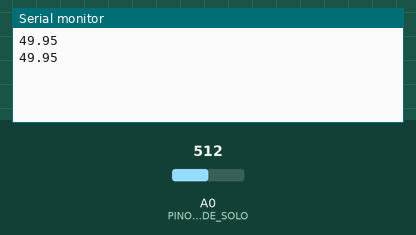
Recording of a sketch running on a simulated Arduino Uno, built with avr-gcc and run on an emulated ATmega328P. Parts: the last lines printed to the serial monitor. The test bench sets the inputs (shaded band); at power-on: A0 (PINO_SENSOR_UMIDADE_SOLO) = 512.

Above: at 1.8 s.
1.9 s: A0 (PINO_SENSOR_UMIDADE_SOLO) set to 716
At 2.5 s:
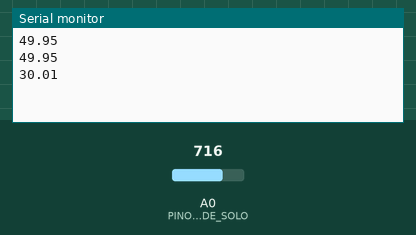
3.4 s: A0 (PINO_SENSOR_UMIDADE_SOLO) set to 900
At 4.8 s:
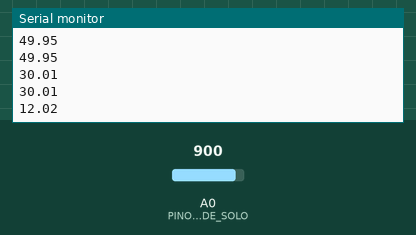
Timing chart, 0 to 6.4 s (numbered marks = the images above; inputs shaded):
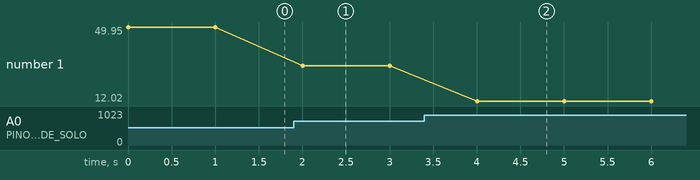

Measured:
- after the input at 1.9 s, the serial monitor: prints a new line after 0.10 s (image 1)
- after the input at 3.4 s, the serial monitor: prints a new line after 0.60 s (image 2)
- plotted number 1: 49.95 → 30.01 after the input at 1.9 s, 30.01 → 12.02 after the input at 3.4 s

The sketch:

Umidade_do_Solo.ino
```cpp
// Definições dos pinos e variáveis
const int PINO_SENSOR_UMIDADE_SOLO = A0;  // Pino conectado ao sensor capacitivo de umidade de solo

// Função de inicialização
void setup() {
  Serial.begin(9600);  // Inicializa a comunicação serial a 9600 bps
  pinMode(PINO_SENSOR_UMIDADE_SOLO, INPUT);  // Configura o pino como entrada
}

// Função principal de execução contínua
void loop() {
  // Lê o valor analógico do sensor de umidade
  int leituraSensor = analogRead(PINO_SENSOR_UMIDADE_SOLO);

  // Inverte o valor para que umidade alta resulte em porcentagem alta
  float porcentagemUmidade = ((1023.0 - leituraSensor) / 1023.0) * 100;

  // Exibe os valores no monitor serial

  Serial.print(porcentagemUmidade);
  Serial.println(" ");


  // Aguarda 1 segundo antes da próxima leitura
  delay(1000);
}
```
